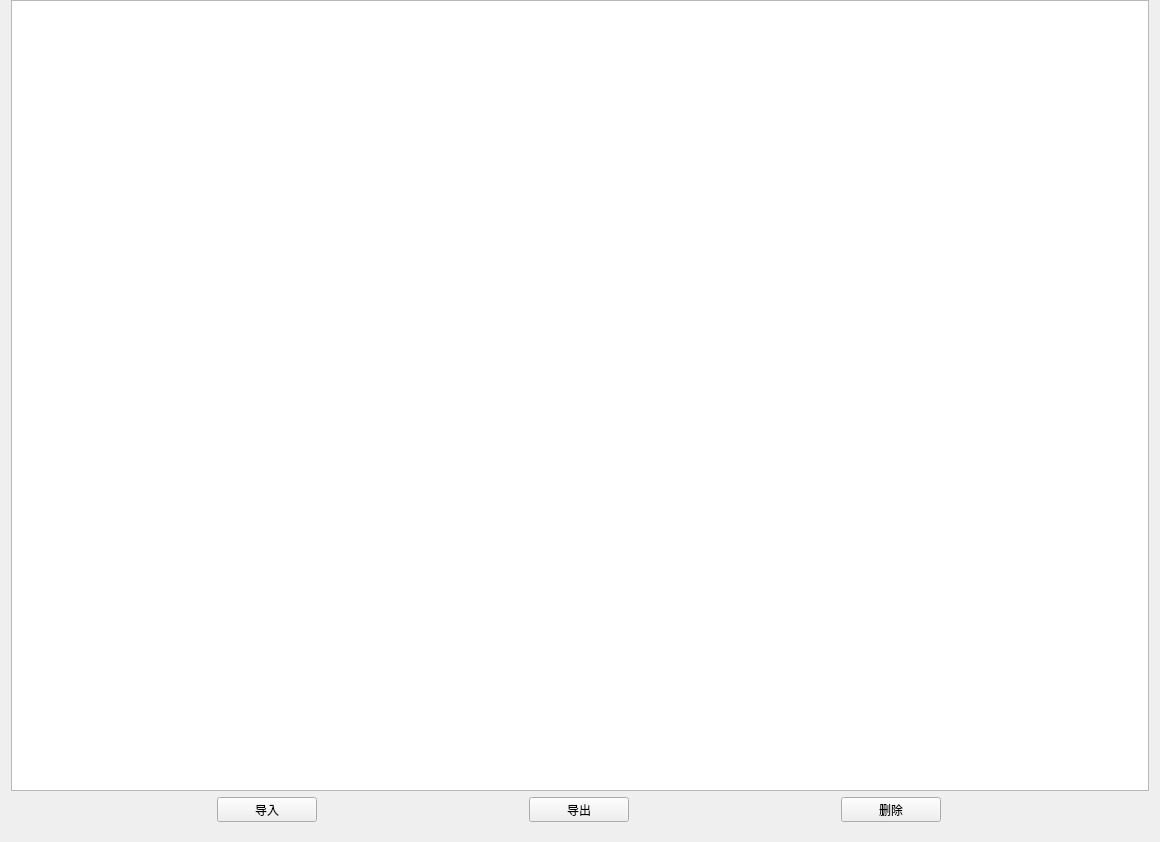
<?xml version="1.0" encoding="UTF-8"?>
<ui version="4.0">
 <class>Form</class>
 <widget class="QWidget" name="Form">
  <property name="geometry">
   <rect>
    <x>0</x>
    <y>0</y>
    <width>1160</width>
    <height>842</height>
   </rect>
  </property>
  <property name="windowTitle">
   <string>Form</string>
  </property>
  <layout class="QGridLayout" name="gridLayout_3">
   <property name="topMargin">
    <number>0</number>
   </property>
   <property name="bottomMargin">
    <number>0</number>
   </property>
   <item row="0" column="0">
    <layout class="QHBoxLayout" name="horizontalLayout_5">
     <item>
      <layout class="QHBoxLayout" name="horizontalLayout_3">
       <item>
        <layout class="QVBoxLayout" name="verticalLayout"/>
       </item>
      </layout>
     </item>
     <item>
      <layout class="QVBoxLayout" name="verticalLayout_2">
       <item>
        <widget class="QTableWidget" name="tb_year"/>
       </item>
       <item>
        <layout class="QGridLayout" name="gridLayout_2">
         <item row="1" column="2">
          <widget class="QPushButton" name="pb_output">
           <property name="minimumSize">
            <size>
             <width>50</width>
             <height>25</height>
            </size>
           </property>
           <property name="maximumSize">
            <size>
             <width>100</width>
             <height>25</height>
            </size>
           </property>
           <property name="text">
            <string>导出</string>
           </property>
          </widget>
         </item>
         <item row="1" column="0">
          <widget class="QPushButton" name="pb_input">
           <property name="minimumSize">
            <size>
             <width>50</width>
             <height>25</height>
            </size>
           </property>
           <property name="maximumSize">
            <size>
             <width>100</width>
             <height>25</height>
            </size>
           </property>
           <property name="text">
            <string>导入</string>
           </property>
          </widget>
         </item>
         <item row="1" column="3">
          <widget class="QPushButton" name="pb_delete">
           <property name="minimumSize">
            <size>
             <width>50</width>
             <height>25</height>
            </size>
           </property>
           <property name="maximumSize">
            <size>
             <width>100</width>
             <height>25</height>
            </size>
           </property>
           <property name="text">
            <string>删除</string>
           </property>
          </widget>
         </item>
        </layout>
       </item>
      </layout>
     </item>
    </layout>
   </item>
   <item row="1" column="0">
    <widget class="QLabel" name="label_4">
     <property name="text">
      <string/>
     </property>
    </widget>
   </item>
  </layout>
 </widget>
 <resources/>
 <connections/>
</ui>
